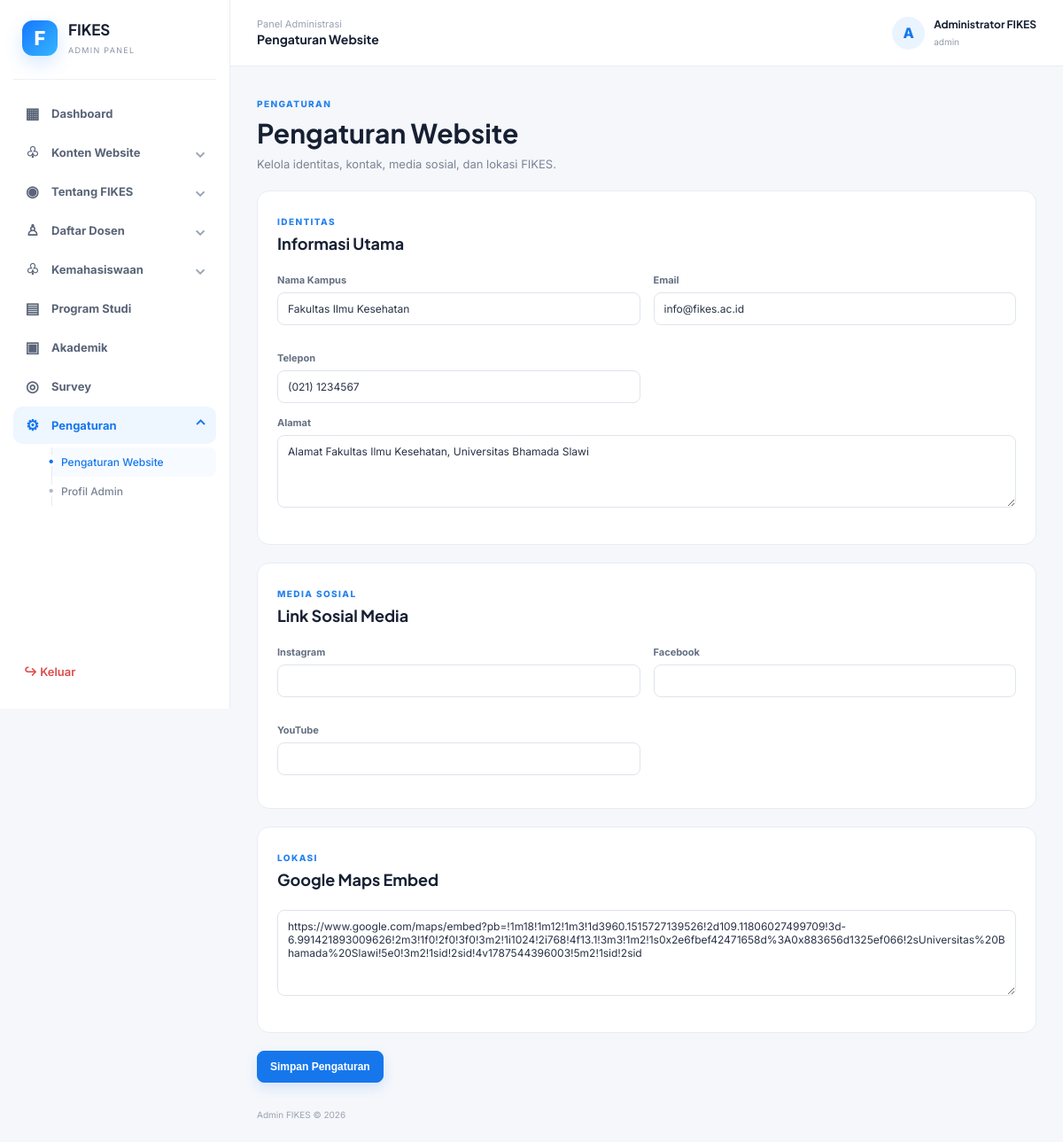
/admin/modules/pengaturan/index.php (signed in), run on an earlier commit of the app's database.
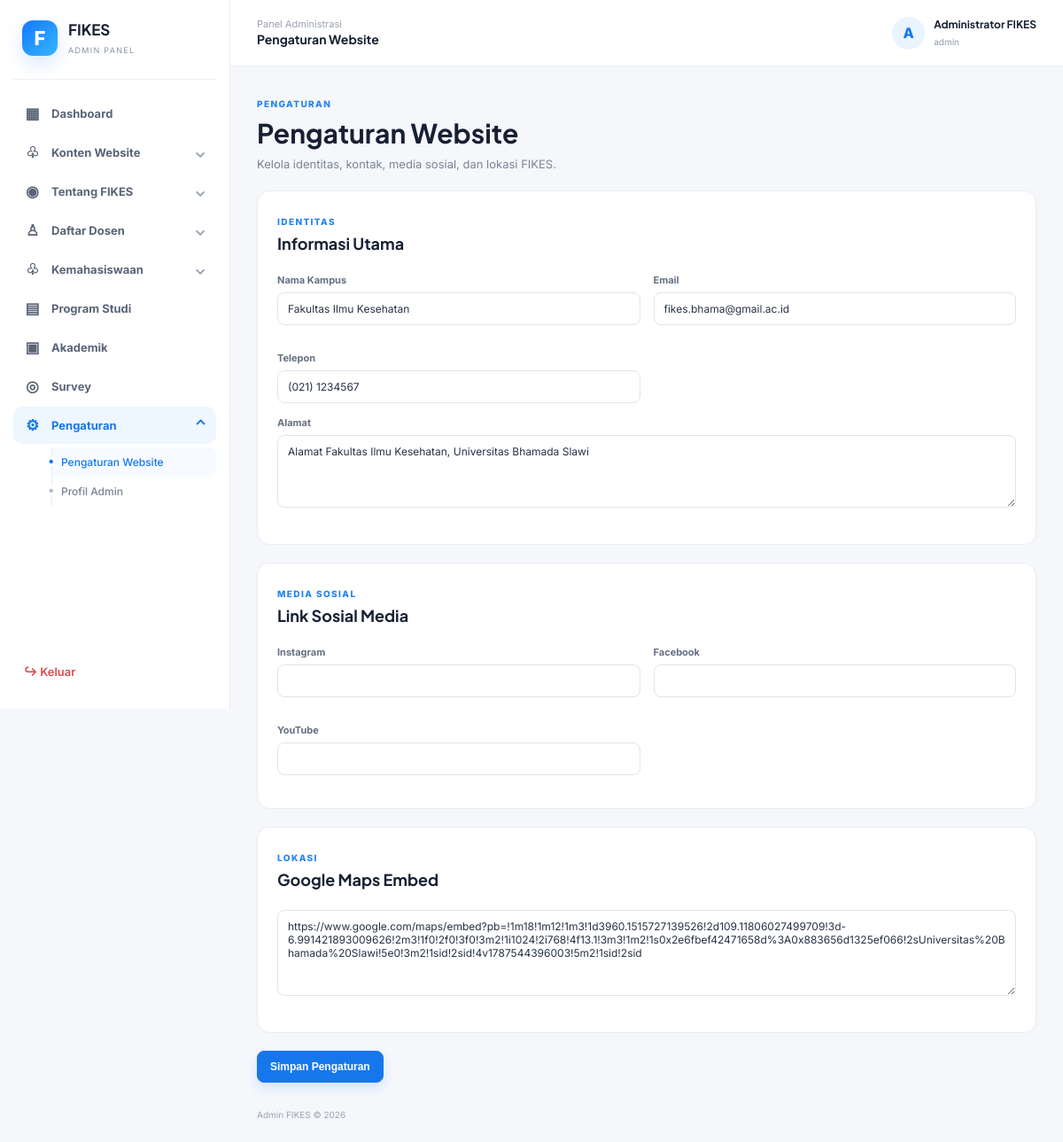
And on a later commit of the database.
### tables this page shows
CREATE TABLE `pengaturan` (
  `id` int(10) UNSIGNED NOT NULL,
  `nama_kampus` varchar(180) DEFAULT 'Fakultas Ilmu Kesehatan',
  `email` varchar(150) DEFAULT 'info@fikes.ac.id',
  `telepon` varchar(50) DEFAULT '(021) 1234567',
  `alamat` text DEFAULT NULL,
  `instagram` varchar(255) DEFAULT NULL,
  `facebook` varchar(255) DEFAULT NULL,
  `youtube` varchar(255) DEFAULT NULL,
  `maps_embed` text DEFAULT NULL
);

### admin/config/auth.php (called while the page is built, shortened)
<?php
function e($value)
{
  return htmlspecialchars($value ?? '', ENT_QUOTES, 'UTF-8');
}

### admin/modules/pengaturan/index.php (the view, shortened to what this page needs)
<?php
$page_title='Pengaturan Website'; require_once __DIR__.'/../../config/auth.php';
$d=$pdo->query("SELECT * FROM pengaturan WHERE id=1")->fetch();require __DIR__.'/../../includes/header.php';?>
<div class="page-head"><div><span class="eyebrow">PENGATURAN</span><h1>Pengaturan Website</h1><p>Kelola identitas, kontak, media sosial, dan lokasi FIKES.</p></div></div>
<form method="post"><div class="panel"><div class="panel-head"><div><span class="eyebrow">IDENTITAS</span><h2>Informasi Utama</h2></div></div><div class="form-grid"><div><label>Nama Kampus</label><input name="nama_kampus" value="<?=e($d['nama_kampus'])?>"></div><div><label>Email</label><input name="email" type="email" value="<?=e($d['email'])?>"></div><div><label>Telepon</label><input name="telepon" value="<?=e($d['telepon'])?>"></div></div><label>Alamat</label><textarea name="alamat" rows="4"><?=e($d['alamat'])?></textarea></div>
<div class="panel"><div class="panel-head"><div><span class="eyebrow">MEDIA SOSIAL</span><h2>Link Sosial Media</h2></div></div><div class="form-grid"><div><label>Instagram</label><input name="instagram" value="<?=e($d['instagram'])?>"></div><div><label>Facebook</label><input name="facebook" value="<?=e($d['facebook'])?>"></div><div><label>YouTube</label><input name="youtube" value="<?=e($d['youtube'])?>"></div></div></div>
<div class="panel"><div class="panel-head"><div><span class="eyebrow">LOKASI</span><h2>Google Maps Embed</h2></div></div><textarea name="maps_embed" rows="5"><?=e($d['maps_embed'])?></textarea></div><button class="btn primary">Simpan Pengaturan</button></form>
<?php require __DIR__.'/../../includes/footer.php';?>

What changed in the data, as far as the page shows it:
changed pengaturan "Fakultas Ilmu Kesehatan": email "info@fikes.ac.id" → "fikes.bhama@gmail.ac.id"
